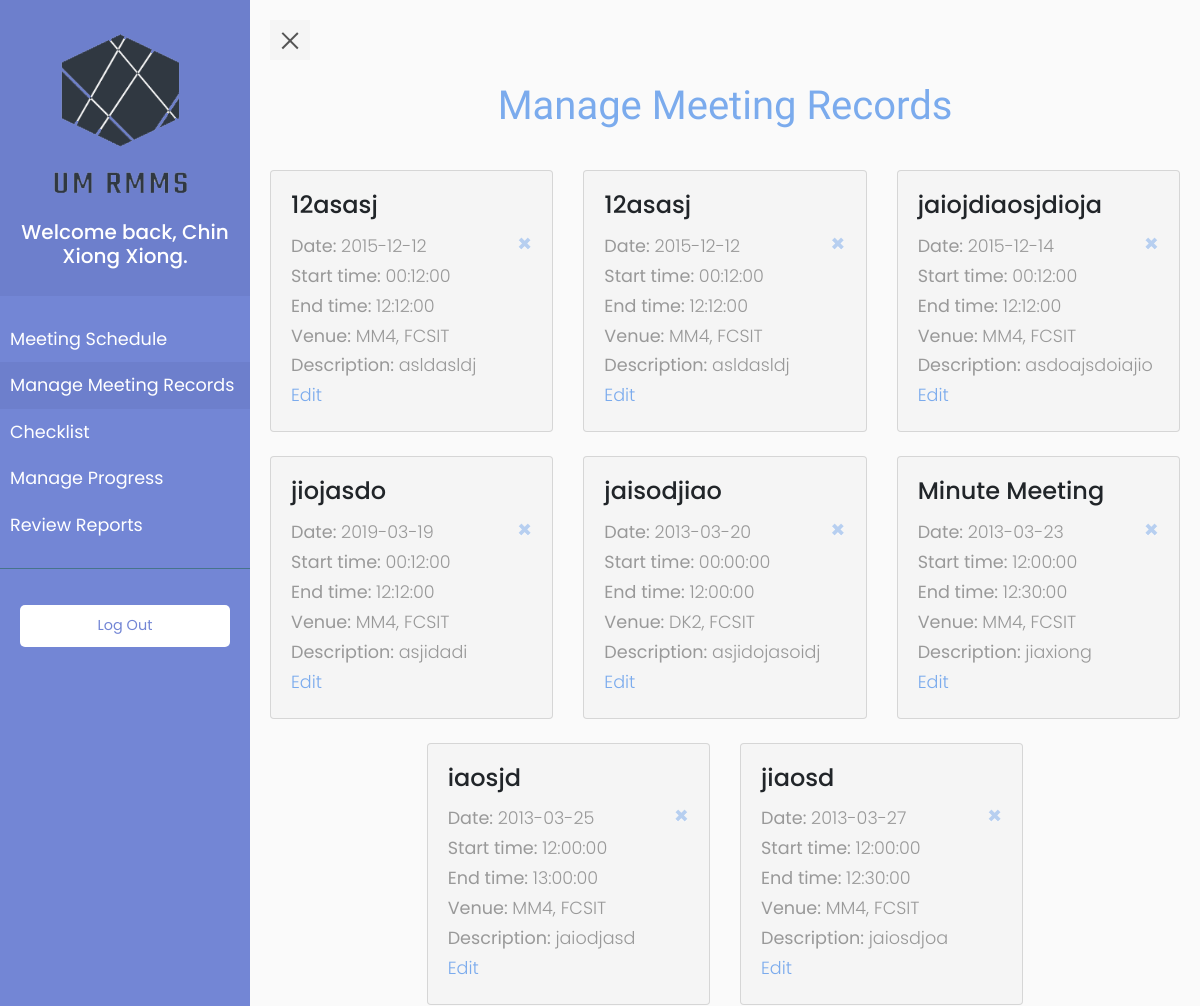
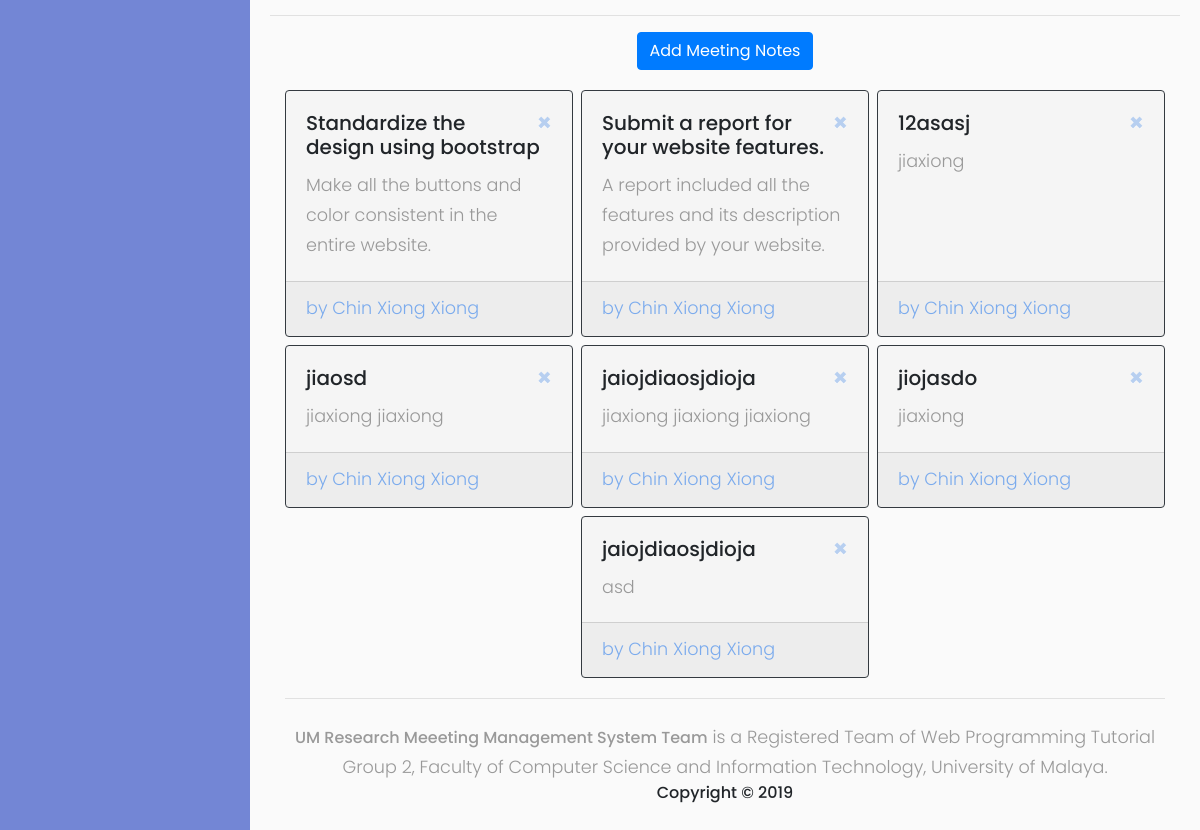
The page /manageMeeting.php (signed in) on the database its author committed (2 pictures, top to bottom).
### tables this page shows
CREATE TABLE `meeting` (
  `ID` int(5) NOT NULL,
  `user_id` int(8) NOT NULL,
  `start_time` datetime NOT NULL,
  `end_time` datetime NOT NULL,
  `title` varchar(100) NOT NULL,
  `venue` varchar(100) NOT NULL,
  `notification` varchar(100) NOT NULL,
  `description` varchar(20000) NOT NULL
);

CREATE TABLE `meeting_notes` (
  `ID` int(11) NOT NULL,
  `title` varchar(100) NOT NULL,
  `description` varchar(20000) NOT NULL,
  `meeting_id` int(11) NOT NULL,
  `user_id` int(11) NOT NULL
);

CREATE TABLE `user` (
  `ID` int(11) NOT NULL,
  `email` varchar(255) NOT NULL,
  `password` varchar(255) NOT NULL,
  `full_name` varchar(1000) NOT NULL,
  `role` varchar(100) NOT NULL
);

### manageMeeting.php (the view, shortened to what this page needs)
<?php
try {
  $connString = "mysql:host=127.0.0.1;dbname=umrmms";
  $pdo = new PDO($connString, 'jiaxiong', 'jiaxiong');
  $user_id = $_SESSION["id"];
  $query1 = "SELECT * FROM meeting WHERE user_id  = '$user_id' OR ID in (SELECT meeting_id FROM guest WHERE user_id = '$user_id');";
  $result1 = $pdo->query($query1);
  $records = array();
  while ($row = $result1->fetch()) {
    $starttime =    explode(" ", $row['start_time']);
    $endtime =    explode(" ", $row['end_time']);
    $records[] = array('ID' => $row['ID'], 'user_id' => $row['user_id'], 'date' => $starttime[0], 'start_time' => $starttime[1], 'end_time' => $endtime[1], 'title' => $row['title'], 'venue' => $row['venue'], 'notification' => $row['notification'], 'description' => $row['description']);
  }
  $query2 = "SELECT meeting_notes.ID, user.full_name, meeting_notes.title, meeting_notes.description, meeting_notes.meeting_id FROM meeting_notes INNER JOIN user ON user.ID = meeting_notes.user_id WHERE meeting_id in (SELECT ID from `meeting` WHERE user_id='$user_id' UNION SELECT meeting_id FROM guest WHERE user_id='$user_id');";
  $result2 = $pdo->query($query2);
  $meeting_notes = array();
  while ($row = $result2->fetch()) {
    $meeting_notes[] = array('meetingnotesID' => $row['ID'], 'full_name' => $row['full_name'], 'title' => $row['title'], 'note_description' => $row['description']);
  }
} catch (PDOException $e) {
  echo " Error: " .  $e->getMessage();
  exit;
}
?>
<!DOCTYPE html>
<html lang="en">
<head>
  <link rel="stylesheet" href="//stackpath.bootstrapcdn.com/bootstrap/4.1.0/css/bootstrap.min.css" />
  <link rel="stylesheet" href="css/checklist/styleChecklist.css" />
  <link rel="stylesheet" href="css/style.css" />
  <link rel="stylesheet" href="//use.fontawesome.com/releases/v5.0.13/css/all.css" />
  <link rel="stylesheet" href="css/manageMeeting/meetingrecord.css" />
</head>
<body>
  <div class="wrapper">
    <nav id="sidebar">
      <div class="sidebar-header">
        <img src="img/umrmms.png" alt="UM RMMS" />
        <h5 class="text-center">Welcome back, <?php echo $_SESSION['fullname']; ?>.</h5>
      </div>
      <ul class="list-unstyled components">
        <li>
          <a href="addMeeting.php">Meeting Schedule</a>
        </li>
        <li class="active">
          <a href="#">Manage Meeting Records</a>
        </li>
        <li>
          <a href="checklist.php">Checklist</a>
        </li>
        <li>
          <a href="progress.php">Manage Progress</a>
        </li>
        <li>
          <a href="<?php echo $_SESSION['role'] == 'student' ?  'reviewStudent.php' : 'supervisor/reviewSupervisor.php' ?>">Review Reports</a>
        </li>
      </ul>
      <ul class="list-unstyled CTAs">
        <li>
          <a href="#" class="download" id="logout">Log Out</a>
        </li>
      </ul>
    </nav>
    <div id="content">
      <button type="button" id="sidebarCollapse" class="navbar-btn">
        <span></span>
      </button>
      <h1 class="text-center mt-3 mb-3" style="font-family: 'Mukta', sans-serif;color: #7BABED;">
        Manage Meeting Records
      </h1>
      <div class="row justify-content-center">
        <div class="col-md-12 col-sm-12">
          <div id="meetingrecord" class="row justify-content-center">
            <?php foreach ($records as $record) { ?>
              <div id="<?php echo "$record[ID]"; ?>" class="col-sm-4 pt-4">
                <div class="card  mx-auto">
                  <div class="card-body">
                    <h4 class="card-title"><?php echo "$record[title]"; ?></h4>
                    <button type="button" class="close" aria-label="Close" data-target="#delete<?php echo "$record[ID]"; ?>" data-toggle="modal" style="color: #7BABED">
                      <span aria-hidden="true">&times;</span>
                    </button>
                    <p class="card-text">
                      <strong>Date: </strong>
                      <?php echo "$record[date]"; ?>
                      <br />
                      <strong>Start time: </strong>
                      <?php echo "$record[start_time]"; ?>
                      <br />
                      <strong>End time: </strong>
                      <?php echo "$record[end_time]"; ?>
                      <br />
                      <strong>Venue: </strong>
                      <?php echo "$record[venue]"; ?>
                      <br />
                      <strong>Description: </strong>
                      <?php echo "$record[description]"; ?>
                    </p>
                    <p class="card-text">
                      <a href="#edit<?php echo "$record[ID]"; ?>" data-toggle="modal" style="text-decoration: none; color: #7BABED">
                        Edit
                      </a>
                    </p>
                  </div>
                </div>
              </div>
            <?php } ?>
          </div>
          <hr>
          <div style="text-align: center;" class="mb-3">
            <button class="btn btn-primary" data-target="#addnotesModal" data-toggle="modal">
              Add Meeting Notes
            </button>
          </div>
          <div class="row justify-content-center">
            <?php foreach ($meeting_notes as $meeting_note) { ?>
              <div class="card border-dark m-1" style="width: 18rem;" id="<?php echo "$meeting_note[meetingnotesID]"; ?>">
                <div class="card-body">
                  <button type="button" class="close" aria-label="Close" data-target="#delete_note<?php echo "$meeting_note[meetingnotesID]"; ?>" data-toggle="modal" style="color: #7BABED">
                    <span aria-hidden="true">&times;</span>
                  </button>
                  <h5 class="card-title"><?php echo $meeting_note['title']; ?></h5>
                  <p class="card-text"><?php echo $meeting_note['note_description']; ?></p>
                </div>
                <div class="card-footer text-muted">
                  <p style="color: #7BABED;">
                    <?php echo "by " . $meeting_note['full_name']; ?>
                  </p>
                </div>
              </div>
            <?php } ?>
          </div>
        </div>
      </div>
      <footer class="footer">
        <div class="container">
          <hr />
          <div class="row">
            <div class="col-xs-12 col-sm-12 col-md-12 mt-2 mt-sm-2 text-center">
              <p>
                <span class="h6">UM Research Meeeting Management System Team</span>
                is a Registered Team of Web Programming Tutorial Group 2,
                Faculty of Computer Science and Information Technology,
                University of Malaya.
              </p>
              <p class="h6">
                Copyright &copy 2019
              </p>
            </div>
          </div>
        </div>
      </footer>
    </div>
  </div>
</body>
</html>

### css/checklist/styleChecklist.css (style rules this page uses)
* { box-sizing: border-box; }
p { margin: 0px; }
body { margin: 0px; padding: 0px; font-family: "Roboto", sans-serif; background-color: rgb(237, 237, 237); }
::placeholder { color: #c8c8c8; }

### css/style.css (style rules this page uses)
body { font-family: "Poppins", sans-serif; background: #fafafa; }
p { font-family: "Poppins", sans-serif; font-size: 1.1em; font-weight: 300; line-height: 1.7em; color: #999; }
a, a:hover, a:focus { color: inherit; text-decoration: none; transition: all 0.3s; }
.navbar-btn { box-shadow: none; outline: none !important; border: none; }
.wrapper { display: flex; width: 100%; align-items: stretch; perspective: 1500px; }
#sidebar { min-width: 250px; max-width: 250px; background: #7386d5; color: #fff; transition: all 0.6s cubic-bezier(0.945, 0.02, 0.27, 0.665); transform-origin: bottom left; }
#sidebar .sidebar-header { padding: 20px; background: #6d7fcc; }
#sidebar ul.components { padding: 20px 0; border-bottom: 1px solid #47748b; }
#sidebar ul li a { padding: 10px; font-size: 1.1em; display: block; }
#sidebar ul li.active > a, a[aria-expanded="true"] { color: #fff; background: #6d7fcc; }
ul.CTAs { padding: 20px; }
ul.CTAs a { text-align: center; font-size: 0.9em !important; display: block; border-radius: 5px; margin-bottom: 5px; }
a.download { background: #fff; color: #7386d5; }
#content { width: 100%; padding: 20px; min-height: 100vh; transition: all 0.3s; }
#sidebarCollapse { width: 40px; height: 40px; background: #f5f5f5; cursor: pointer; }
#sidebarCollapse span { width: 80%; height: 2px; margin: 0 auto; display: block; background: #555; transition: all 0.8s cubic-bezier(0.81, -0.33, 0.345, 1.375); transition-delay: 0.2s; }
#sidebarCollapse span:last-of-type { transform: rotate(-45deg) translate(1px, -1px); }

### css/manageMeeting/meetingrecord.css (style rules this page uses)
.card { background-color: whitesmoke; }
ul { list-style-type: none; }

### rows shown on the page
meeting: title "12asasj", record "2015-12-12", record "00:12:00", record "12:12:00", venue "MM4, FCSIT", description "asldasldj"
meeting: title "12asasj", record "2015-12-12", record "00:12:00", record "12:12:00", venue "MM4, FCSIT", description "asldasldj"
meeting: title "jaiojdiaosjdioja", record "2015-12-14", record "00:12:00", record "12:12:00", venue "MM4, FCSIT", description "asdoajsdoiajio"
meeting: title "jiojasdo", record "2019-03-19", record "00:12:00", record "12:12:00", venue "MM4, FCSIT", description "asjidadi"
meeting: title "jaisodjiao", record "2013-03-20", record "00:00:00", record "12:00:00", venue "DK2, FCSIT", description "asjidojasoidj"
meeting: title "Minute Meeting", record "2013-03-23", record "12:00:00", record "12:30:00", venue "MM4, FCSIT", description "jiaxiong"
meeting: title "iaosjd", record "2013-03-25", record "12:00:00", record "13:00:00", venue "MM4, FCSIT", description "jaiodjasd"
meeting: title "jiaosd", record "2013-03-27", record "12:00:00", record "12:30:00", venue "MM4, FCSIT", description "jaiosdjoa"
meeting_notes: $meeting_note[meetingnotesID] 1 (drawn), title "Standardize the design using bootstrap", description "Make all the buttons and color consistent in the entire website.", user.full_name "Chin Xiong Xiong"
meeting_notes: title "Submit a report for your website features.", description "A report included all the features and its description provided by your website.", user.full_name "Chin Xiong Xiong"
meeting_notes: title "12asasj", description "jiaxiong", user.full_name "Chin Xiong Xiong"
meeting_notes: title "jiaosd", description "jiaxiong jiaxiong", user.full_name "Chin Xiong Xiong"
meeting_notes: title "jaiojdiaosjdioja", description "jiaxiong jiaxiong jiaxiong", user.full_name "Chin Xiong Xiong"
meeting_notes: title "jiojasdo", description "jiaxiong", user.full_name "Chin Xiong Xiong"
meeting_notes: title "jaiojdiaosjdioja", description "asd", user.full_name "Chin Xiong Xiong"

### other values the page prints
$_SESSION['fullname'] "Chin Xiong Xiong"
